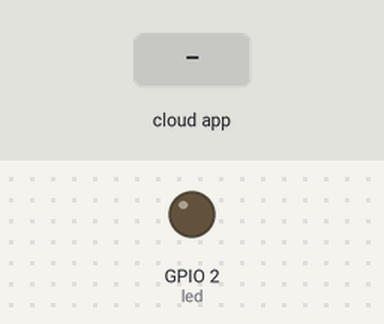
Bench run of a sketch on a simulated ESP32. On the bench: output pins drawn as LEDs (lit = HIGH). The test bench sets the inputs (shaded band). WiFi joins after 1.5 s; servers stay silent unless stated; the Firebase database answers and starts empty; what the sketch prints to the serial monitor is not drawn.

Above: at 2.7 s.
2.8 s: the phone or cloud app sets LED to 1
At 4.1 s:
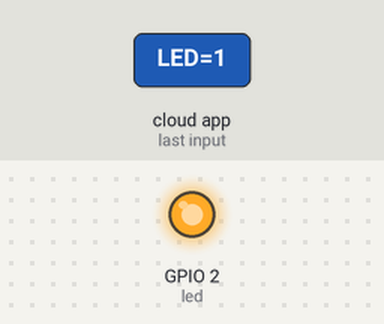
4.4 s: the phone or cloud app sets LED to 0
At 5.3 s:
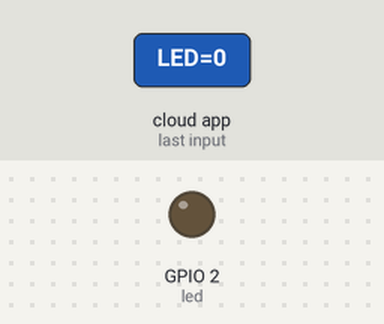
Timing chart, 0 to 7.4 s (numbered marks = the images above; inputs shaded):
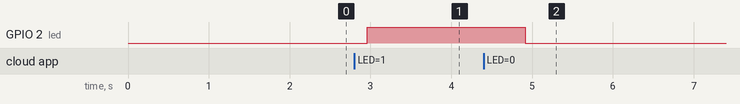

Measured:
- after the input at 2.8 s, GPIO 2 (led): LOW → HIGH after 0.16 s
- after the input at 4.4 s, GPIO 2 (led): HIGH → LOW after 0.51 s

The sketch:

firebase2.ino
```cpp
#include <FirebaseESP32.h>
#include <WiFi.h>
FirebaseData firebaseData;
const char* ssid = "Jessika";
const char* password = "Jessika123";
#define led 2
String numero = "";

void setup() {
Serial.begin(115200);
delay(10);
Serial.println();
Serial.print("Connecting with ");
Serial.println(ssid);
WiFi.begin(ssid, password);
while (WiFi.status() != WL_CONNECTED) {
delay(500);
Serial.print(".");
}

pinMode(led, OUTPUT);
Serial.println("");
Serial.print("WiFi conected. IP: ");
Serial.println(WiFi.localIP());
Firebase.begin("https://pruebaand12-default-rtdb.firebaseio.com/", "cQqbFYmw1NC3QC965vskO7uVSxT1zGRFmmHpLgCQ");
}
void loop() {
if (Firebase.getString(firebaseData, "/Fire1Pri/Test/LED")) {
String numero_fb = firebaseData.stringData();

if(numero_fb == "1"){
  digitalWrite(led,HIGH);
  Serial.println("Encendido");
}
else{
  digitalWrite(led,LOW);
  Serial.println("Apagado");
}
delay(500);
}

}
```
